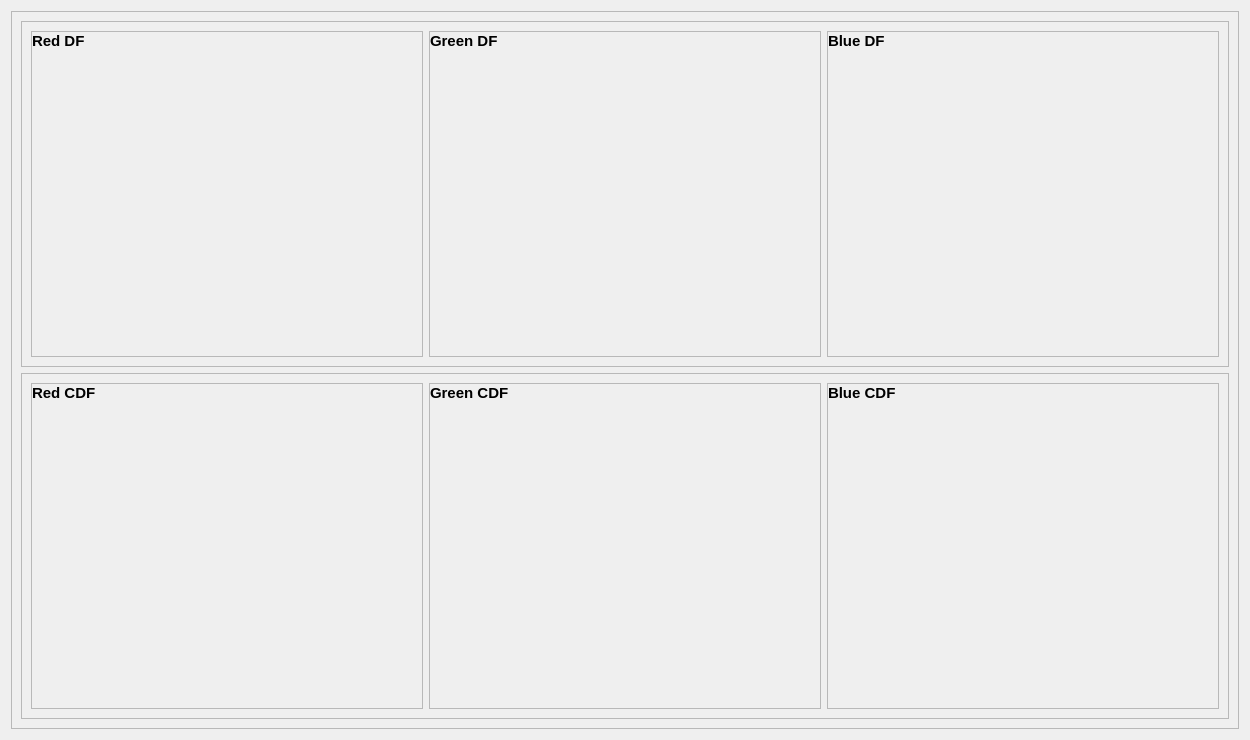
      <widget class="QWidget" name="Histograms">
       <attribute name="title">
        <string>Histograms</string>
       </attribute>
       <layout class="QHBoxLayout" name="horizontalLayout_17">
        <item>
         <widget class="QFrame" name="frame_28">
          <property name="frameShape">
           <enum>QFrame::StyledPanel</enum>
          </property>
          <property name="frameShadow">
           <enum>QFrame::Raised</enum>
          </property>
          <layout class="QVBoxLayout" name="verticalLayout_42">
           <item>
            <widget class="QFrame" name="frame_29">
             <property name="frameShape">
              <enum>QFrame::StyledPanel</enum>
             </property>
             <property name="frameShadow">
              <enum>QFrame::Raised</enum>
             </property>
             <layout class="QHBoxLayout" name="horizontalLayout_34">
              <item>
               <widget class="QFrame" name="frame_31">
                <property name="font">
                 <font>
                  <pointsize>11</pointsize>
                  <weight>75</weight>
                  <bold>true</bold>
                 </font>
                </property>
                <property name="frameShape">
                 <enum>QFrame::StyledPanel</enum>
                </property>
                <property name="frameShadow">
                 <enum>QFrame::Raised</enum>
                </property>
                <layout class="QVBoxLayout" name="verticalLayout_43">
                 <property name="leftMargin">
                  <number>0</number>
                 </property>
                 <property name="topMargin">
                  <number>0</number>
                 </property>
                 <property name="rightMargin">
                  <number>0</number>
                 </property>
                 <property name="bottomMargin">
                  <number>0</number>
                 </property>
                 <item>
                  <widget class="QLabel" name="label_28">
                   <property name="text">
                    <string>Red DF</string>
                   </property>
                  </widget>
                 </item>
                 <item>
                  <widget class="QLabel" name="label_29">
                   <property name="sizePolicy">
                    <sizepolicy hsizetype="Expanding" vsizetype="Expanding">
                     <horstretch>0</horstretch>
                     <verstretch>0</verstretch>
                    </sizepolicy>
                   </property>
                   <property name="minimumSize">
                    <size>
                     <width>390</width>
                     <height>300</height>
                    </size>
                   </property>
                   <property name="maximumSize">
                    <size>
                     <width>420</width>
                     <height>300</height>
                    </size>
                   </property>
                   <property name="text">
                    <string/>
                   </property>
                  </widget>
                 </item>
                </layout>
               </widget>
              </item>
              <item>
               <widget class="QFrame" name="frame_33">
                <property name="font">
                 <font>
                  <pointsize>11</pointsize>
                  <weight>75</weight>
                  <bold>true</bold>
                 </font>
                </property>
                <property name="frameShape">
                 <enum>QFrame::StyledPanel</enum>
                </property>
                <property name="frameShadow">
                 <enum>QFrame::Raised</enum>
                </property>
                <layout class="QVBoxLayout" name="verticalLayout_44">
                 <property name="leftMargin">
                  <number>0</number>
                 </property>
                 <property name="topMargin">
                  <number>0</number>
                 </property>
                 <property name="rightMargin">
                  <number>0</number>
                 </property>
                 <property name="bottomMargin">
                  <number>0</number>
                 </property>
                 <item>
                  <widget class="QLabel" name="label_32">
                   <property name="text">
                    <string>Green DF</string>
                   </property>
                  </widget>
                 </item>
                 <item>
                  <widget class="QLabel" name="label_33">
                   <property name="sizePolicy">
                    <sizepolicy hsizetype="Expanding" vsizetype="Expanding">
                     <horstretch>0</horstretch>
                     <verstretch>0</verstretch>
                    </sizepolicy>
                   </property>
                   <property name="minimumSize">
                    <size>
                     <width>390</width>
                     <height>300</height>
                    </size>
                   </property>
                   <property name="maximumSize">
                    <size>
                     <width>420</width>
                     <height>300</height>
                    </size>
                   </property>
                   <property name="text">
                    <string/>
                   </property>
                  </widget>
                 </item>
                </layout>
               </widget>
              </item>
              <item>
               <widget class="QFrame" name="frame_32">
                <property name="font">
                 <font>
                  <pointsize>11</pointsize>
                  <weight>75</weight>
                  <bold>true</bold>
                 </font>
                </property>
                <property name="frameShape">
                 <enum>QFrame::StyledPanel</enum>
                </property>
                <property name="frameShadow">
                 <enum>QFrame::Raised</enum>
                </property>
                <layout class="QVBoxLayout" name="verticalLayout_45">
                 <property name="leftMargin">
                  <number>0</number>
                 </property>
                 <property name="topMargin">
                  <number>0</number>
                 </property>
                 <property name="rightMargin">
                  <number>0</number>
                 </property>
                 <property name="bottomMargin">
                  <number>0</number>
                 </property>
                 <item>
                  <widget class="QLabel" name="label_30">
                   <property name="text">
                    <string>Blue DF</string>
                   </property>
                  </widget>
                 </item>
                 <item>
                  <widget class="QLabel" name="label_31">
                   <property name="sizePolicy">
                    <sizepolicy hsizetype="Expanding" vsizetype="Expanding">
                     <horstretch>0</horstretch>
                     <verstretch>0</verstretch>
                    </sizepolicy>
                   </property>
                   <property name="minimumSize">
                    <size>
                     <width>390</width>
                     <height>300</height>
                    </size>
                   </property>
                   <property name="maximumSize">
                    <size>
                     <width>420</width>
                     <height>300</height>
                    </size>
                   </property>
                   <property name="text">
                    <string/>
                   </property>
                  </widget>
                 </item>
                </layout>
               </widget>
              </item>
             </layout>
            </widget>
           </item>
           <item>
            <widget class="QFrame" name="frame_30">
             <property name="frameShape">
              <enum>QFrame::StyledPanel</enum>
             </property>
             <property name="frameShadow">
              <enum>QFrame::Raised</enum>
             </property>
             <layout class="QHBoxLayout" name="horizontalLayout_36">
              <item>
               <widget class="QFrame" name="frame_34">
                <property name="font">
                 <font>
                  <pointsize>11</pointsize>
                  <weight>75</weight>
                  <bold>true</bold>
                 </font>
                </property>
                <property name="frameShape">
                 <enum>QFrame::StyledPanel</enum>
                </property>
                <property name="frameShadow">
                 <enum>QFrame::Raised</enum>
                </property>
                <layout class="QVBoxLayout" name="verticalLayout_46">
                 <property name="leftMargin">
                  <number>0</number>
                 </property>
                 <property name="topMargin">
                  <number>0</number>
                 </property>
                 <property name="rightMargin">
                  <number>0</number>
                 </property>
                 <property name="bottomMargin">
                  <number>0</number>
                 </property>
                 <item>
                  <widget class="QLabel" name="label_34">
                   <property name="text">
                    <string>Red CDF</string>
                   </property>
                  </widget>
                 </item>
                 <item>
                  <widget class="QLabel" name="label_35">
                   <property name="sizePolicy">
                    <sizepolicy hsizetype="Expanding" vsizetype="Expanding">
                     <horstretch>0</horstretch>
                     <verstretch>0</verstretch>
                    </sizepolicy>
                   </property>
                   <property name="minimumSize">
                    <size>
                     <width>390</width>
                     <height>300</height>
                    </size>
                   </property>
                   <property name="maximumSize">
                    <size>
                     <width>420</width>
                     <height>300</height>
                    </size>
                   </property>
                   <property name="text">
                    <string/>
                   </property>
                  </widget>
                 </item>
                </layout>
               </widget>
              </item>
              <item>
               <widget class="QFrame" name="frame_36">
                <property name="font">
                 <font>
                  <pointsize>11</pointsize>
                  <weight>75</weight>
                  <bold>true</bold>
                 </font>
                </property>
                <property name="frameShape">
                 <enum>QFrame::StyledPanel</enum>
                </property>
                <property name="frameShadow">
                 <enum>QFrame::Raised</enum>
                </property>
                <layout class="QVBoxLayout" name="verticalLayout_97">
                 <property name="leftMargin">
                  <number>0</number>
                 </property>
                 <property name="topMargin">
                  <number>0</number>
                 </property>
                 <property name="rightMargin">
                  <number>0</number>
                 </property>
                 <property name="bottomMargin">
                  <number>0</number>
                 </property>
                 <item>
                  <widget class="QLabel" name="label_38">
                   <property name="text">
                    <string>Green CDF</string>
                   </property>
                  </widget>
                 </item>
                 <item>
                  <widget class="QLabel" name="label_39">
                   <property name="sizePolicy">
                    <sizepolicy hsizetype="Expanding" vsizetype="Expanding">
                     <horstretch>0</horstretch>
                     <verstretch>0</verstretch>
                    </sizepolicy>
                   </property>
                   <property name="minimumSize">
                    <size>
                     <width>390</width>
                     <height>300</height>
                    </size>
                   </property>
                   <property name="maximumSize">
                    <size>
                     <width>420</width>
                     <height>300</height>
                    </size>
                   </property>
                   <property name="text">
                    <string/>
                   </property>
                  </widget>
                 </item>
                </layout>
               </widget>
              </item>
              <item>
               <widget class="QFrame" name="frame_35">
                <property name="font">
                 <font>
                  <pointsize>11</pointsize>
                  <weight>75</weight>
                  <bold>true</bold>
                 </font>
                </property>
                <property name="frameShape">
                 <enum>QFrame::StyledPanel</enum>
                </property>
                <property name="frameShadow">
                 <enum>QFrame::Raised</enum>
                </property>
                <layout class="QVBoxLayout" name="verticalLayout_98">
                 <property name="leftMargin">
                  <number>0</number>
                 </property>
                 <property name="topMargin">
                  <number>0</number>
                 </property>
                 <property name="rightMargin">
                  <number>0</number>
                 </property>
                 <property name="bottomMargin">
                  <number>0</number>
                 </property>
                 <item>
                  <widget class="QLabel" name="label_36">
                   <property name="text">
                    <string>Blue CDF</string>
                   </property>
                  </widget>
                 </item>
                 <item>
                  <widget class="QLabel" name="label_37">
                   <property name="sizePolicy">
                    <sizepolicy hsizetype="Expanding" vsizetype="Expanding">
                     <horstretch>0</horstretch>
                     <verstretch>0</verstretch>
                    </sizepolicy>
                   </property>
                   <property name="minimumSize">
                    <size>
                     <width>390</width>
                     <height>300</height>
                    </size>
                   </property>
                   <property name="maximumSize">
                    <size>
                     <width>420</width>
                     <height>300</height>
                    </size>
                   </property>
                   <property name="text">
                    <string/>
                   </property>
                  </widget>
                 </item>
                </layout>
               </widget>
              </item>
             </layout>
            </widget>
           </item>
          </layout>
         </widget>
        </item>
       </layout>
      </widget>
